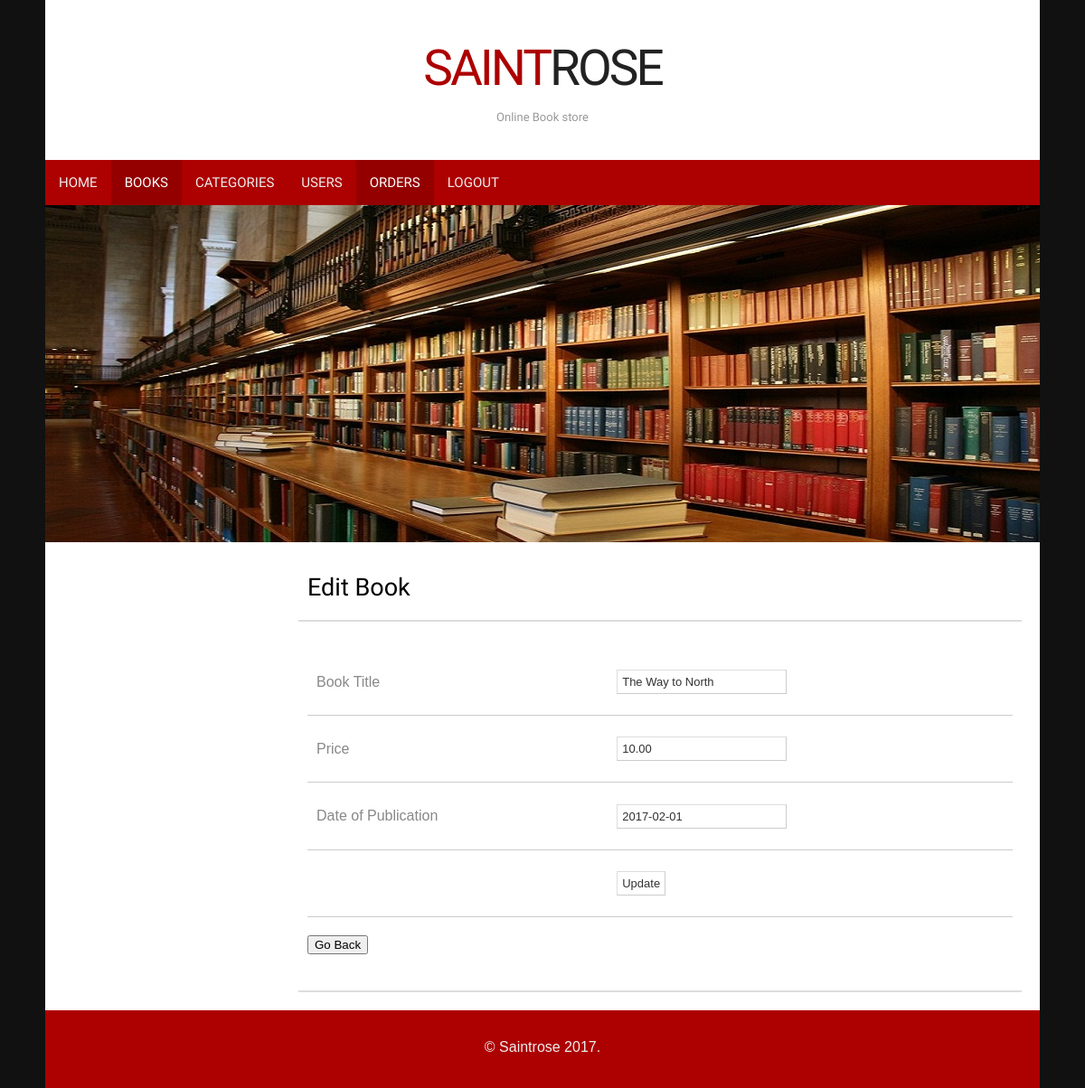
/edit_book.php?bid=1 (signed in), run on the app's committed database.
### tables this page shows
CREATE TABLE IF NOT EXISTS `books` (
  `book_id` int(11) NOT NULL AUTO_INCREMENT,
  `authID` int(11) NOT NULL,
  `pubID` int(11) NOT NULL,
  `title` varchar(200) DEFAULT NULL,
  `price` decimal(9,2) DEFAULT NULL,
  `date_of_pub` date DEFAULT NULL,
  `book_img` varchar(50) DEFAULT NULL,
  `ISBN` varchar(7) DEFAULT NULL,
  `genID` int(11) NOT NULL,
  PRIMARY KEY (`book_id`)
);

### edit_book.php (the view, shortened to what this page needs)
<!Doctype html>
<head>
<link rel="stylesheet" href="styles.css" type="text/css" />
</head>
<body>
<div id="container">
    <header>
    	<h1><a href="index.php">Saint<span>Rose</span></a></h1>
        <h2>Online Book store</h2>
    </header>
    <nav>
    	<ul>
        	<li><a href="admin_home.php">Home</a></li>
            <li  class="start selected"><a href="view_books.php">Books</a></li>
            <li><a href="view_categories.php">Categories</a></li>
            <li><a href="view_users.php">Users</a></li>
            <li class="start selected"><a href="view_orders.php">Orders</a></li>
		   <li class="end"><a href="logout.php">Logout</a></li>
        </ul>
    </nav>
 	<img src="images/adminbanner.jpg" alt="Books" />
    <div id="body">
		<section id="content">
	<article><h2> Edit Book </h2>
		</article>
		<article class="expanded">
	<?php
include("connect.php");  ?>
             <?php
				 $bookid=$_GET['bid'];
				$res=mysqli_query($con,"select * from books where book_id='$bookid'");
				$re=mysqli_fetch_array($res);
?>
                <form action="#" method="post">
					<p><table width="100%" height="297" border="0" cellpadding="0" cellspacing="0">
					<td>Book Title</td>
                     <td colspan="2">
                      <input type="text" name="title" value="<?php echo $re['title']; ?>" />
                      </td>
                  <tr>
                    <td>Price</td>
                    <td><input type="text" name="price" value="<?php echo $re['price']; ?>" /></td>
                  </tr>
					<tr>
                    <td>Date of Publication</td>
                    <td><input type="text" name="date_of_pub" value="<?php echo $re['date_of_pub']; ?>" /></td>
                  </tr>
					<tr>
                    <td>&nbsp;</td>
                    <td><input type="submit" name="update" value="Update" /></td>
                  </tr>
                </table>
                </p>
                </form>
                                            <input type="button" onClick="history.go(-1);" value="Go Back" />
	</article>
        </section>
    </div>
    <footer>
        <div class="footer-bottom">
            <p>&copy; Saintrose 2017.</p>
         </div>
    </footer>
</div>
</body>
</html>

### styles.css (style rules this page uses)
body { background: #111; margin:0; padding:0; font-family: Arial, Helvetica, sans-serif; font-size: 16px; color: #888; }
* { margin:10; padding:10; }
table { width: 100%; text-align: left; }
th, td { padding: 10px 10px; }
td { border-bottom: 1px solid #ccc; }
p { line-height: 1.9em; margin-bottom: 20px; }
a { color: #AD0000; }
form input, form select, form textarea { padding: 5px; color: #333333; border: 1px solid #ddd; border-right:1px solid #ccc; border-bottom:1px solid #ccc; background-color:#fff; font-family: Arial, Helvetica, sans-serif; font-size: 13px; }
h1 { color: #000; font-size: 35px; font-family: 'Francois One', Arial, sans-serif; }
h2 { color: #000; font-size: 27px; letter-spacing: 0px; font-weight: normal; padding: 0 0 5px; margin: 0; font-family: 'Francois One', Arial, sans-serif; }
ul, ol { margin: 0 0 35px 35px; }
li { padding-bottom: 5px; }
#container { width: 1100px; margin: 0px auto; padding: 0px; background-color: #fff; }
header { padding: 30px 15px; background: #fff; margin: 0 auto; text-align:center; }
header h1 a, header h1 a:hover { color: #AD0000; font-size: 55px; font-weight: normal; letter-spacing: -3px; line-height:45px; text-decoration: none; text-transform: uppercase; }
header h1 a span { color: #222; }
header h2 { color: #999; font-size: 13px; position: relative; top: -5px; letter-spacing: 0; }
nav { width: 1100px; height: 50px; background-color: #AD0000; }
nav ul { height: 50px; list-style: none; padding: 0; margin: 0; }
nav ul li { float: left; display: block; padding: 0; }
nav ul li a { color: #eee; display: block; font-family: 'Francois One',Arial,sans-serif; font-size: 15px; letter-spacing: 0; line-height: 15px; margin: 0; padding: 18px 15px 17px; text-decoration: none; text-transform: uppercase; }
nav ul li.selected a, nav ul li.selected a:hover { background-color: #940000; color: #fff; }
#body { background: none; margin:0 auto; padding: 20px 20px 0; }
#content { float: right; width: 800px; }
article { border-bottom: 2px solid #ddd; padding: 10px 10px 20px 10px; }
article h2 { padding-bottom: 0; }
footer { margin:20px auto 0; width: 1100px; }
footer .footer-bottom { padding: 10px; text-align: center; background-color: #AD0000; }
footer .footer-bottom p { text-align: center; }
footer .footer-bottom p, footer .footer-bottom p a { color: #eee; }

### data on the page
books: title "The Way to North", price "10.00", date_of_pub "2017-02-01"
